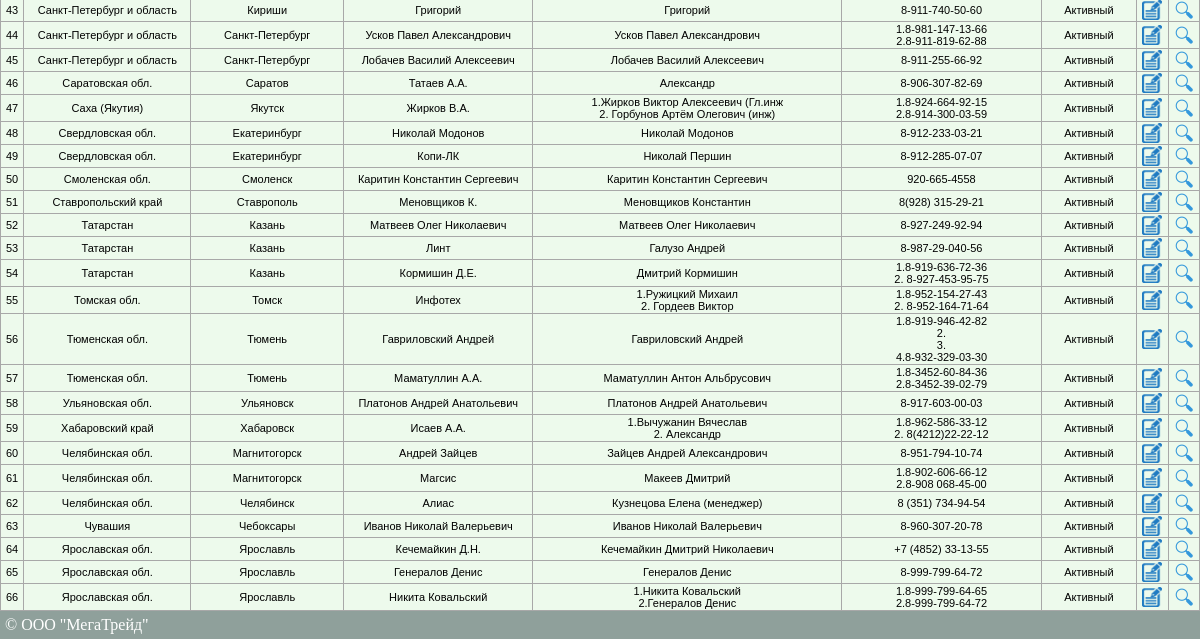
The app's page /showcontractor.php (signed in, lower part), older data.
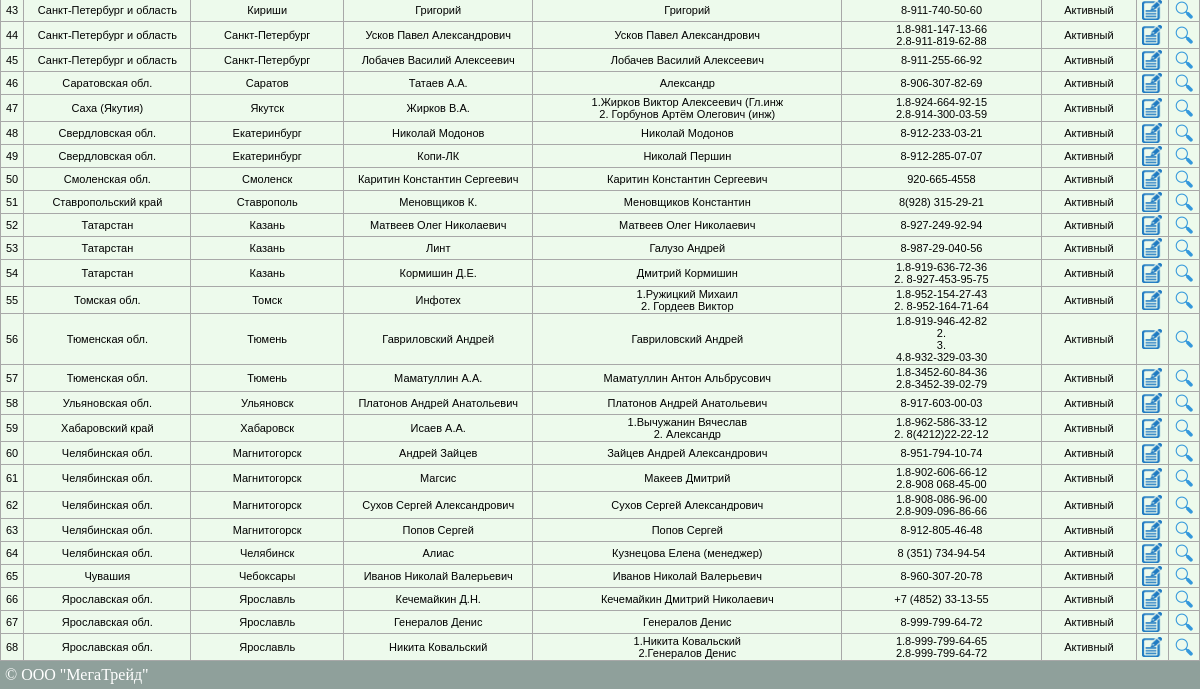
The same page, newer data.
### tables this page shows
CREATE TABLE `contractor` (
  `id_contractor` int(11) NOT NULL AUTO_INCREMENT,
  `country_id` int(6) NOT NULL,
  `region_id` int(6) NOT NULL,
  `city_id` int(6) NOT NULL,
  `org_name` varchar(80) NOT NULL,
  `status` tinyint(1) NOT NULL,
  `dogovor` varchar(60) NOT NULL,
  `method_payment` int(1) NOT NULL,
  `card_number` varchar(18) NOT NULL,
  `anketa` varchar(5) NOT NULL,
  `ownership` varchar(6) NOT NULL,
  `system_no` varchar(7) NOT NULL,
  `contact_name` varchar(250) NOT NULL,
  `passport` text NOT NULL,
  `mobile` varchar(200) NOT NULL,
  `phone` varchar(200) NOT NULL,
  `email` varchar(100) NOT NULL,
  `web` varchar(100) NOT NULL,
  `comment` text NOT NULL,
  PRIMARY KEY (`id_contractor`)
);

CREATE TABLE `region` (
  `region_id` int(10) unsigned NOT NULL AUTO_INCREMENT,
  `country_id` int(10) unsigned NOT NULL DEFAULT '0',
  `city_id` int(10) unsigned NOT NULL DEFAULT '0',
  `name` varchar(64) NOT NULL DEFAULT '',
  PRIMARY KEY (`region_id`),
  KEY `country_id` (`country_id`),
  KEY `city_id` (`city_id`)
);

CREATE TABLE `city` (
  `city_id` int(11) unsigned NOT NULL AUTO_INCREMENT,
  `country_id` int(11) unsigned NOT NULL DEFAULT '0',
  `region_id` int(10) unsigned NOT NULL DEFAULT '0',
  `name` varchar(128) NOT NULL DEFAULT '',
  PRIMARY KEY (`city_id`),
  KEY `country_id` (`country_id`),
  KEY `region_id` (`region_id`)
);

### func/db.php (called while the page is built, shortened)
<?php
function Show_Contractor($connection, $var)
{
	$search = "SELECT *  FROM contractor $var ORDER BY country_id, region_id, city_id, status ASC";
    $result = $connection->query ($search);
    $rows = $result->num_rows;
    if (!$rows) return false;
    else
    {
        $array = array ();
        for ($i=0; $i<$rows; $i++)
        {
            $result->data_seek ($i);
            $row =$result->fetch_array (MYSQLI_ASSOC);
            $array["$i"] = $row;
        }
    }
    return $array;
}
function Get_Geo($connection, $id, $geo_table, $geo_row)
{
	$get_geo = "SELECT name FROM $geo_table WHERE $geo_row='$id'";
    $result = $connection->query ($get_geo);
    if ($result)
    {
        $rows = $result->fetch_array (MYSQLI_ASSOC);
    }
    if ($rows) return $rows;
    else return 0;
}
?>

### func/arrays.php (called while the page is built, shortened)
<?php
$statusedit = array("Неактивный", "Активный", "Любой");
?>

### showcontractor.php (the view, shortened to what this page needs)
<?php
require '/connection/config.php';
if(isset($_SESSION['userlevel']) AND $_SESSION['userlevel']<4)
{
require_once '/blocks/header.php';
require '/func/arrays.php';
$geo_table = array("country", "region", "city", "3");
$geo_row = array("country_id", "region_id", "city_id", "3");
$condition = "WHERE status = '1'";
$contrs = Show_Contractor($link, $condition);
?>
<!DOCTYPE html>
<html lang="ru">
<head>
</head>
<body>
	<div class="showcustomer">
					<table border="1" cellspacing="0">
			<?php if($contrs){
				foreach($contrs as $i => $contr) {
				?>
					<tr class="reg_text_show_tickets">
						<td align="center"><?=$i + 1?></td>
						<?php $geo = Get_Geo($link, $contr['region_id'], $geo_table[1],  $geo_row[1]);?>
						<td align="center"><?= $geo['name'] ?></td>
						<?php $geo = Get_Geo($link, $contr['city_id'], $geo_table[2],  $geo_row[2]);?>
						<td align="center"><?= $geo['name'] ?></td>
						<td align="center"><?=$contr['org_name']?></td>
						<td align="center">
						<?php
							$contact_name_exp = explode(";", $contr['contact_name']);
							$count_contact_name = count($contact_name_exp);
							if($count_contact_name<2){
								echo $contact_name_exp[0];
							}
							else {
							for($i = 0; $i < $count_contact_name; $i++)
						{?>
							<?=($i+1).".".$contact_name_exp[$i]."<br>"?>
							<?php }}?>
						</td>
						<td align="center">
						<?php
							$mobile_exp = explode(";", $contr['mobile']);
							$count_mobile = count($mobile_exp);
							if($count_mobile<2){
								echo $mobile_exp[0];
							}
							else {
							for($i = 0; $i < $count_mobile; $i++){?>
						<?=($i+1).".".$mobile_exp[$i]."<br>"?>
							<?php }}?>
						</td>
						<td><?=$statusedit[$contr['status']];?></td>
						<?php
							if($_SESSION['userlevel'] < 3) { ?>
							<td align="center"><a href='/editcontr.php?edit=<?= $contr['id_contractor'] ?>' title = 'Изменить'><img src='/images/edit.png' width='20' height='20'></a></td>
						<?php	} ?>
						<td align="center"><a href='/lookcontr.php?look=<?= $contr['id_contractor'] ?>' title = 'Посмотреть'><img src='/images/lupa.png' width='20' height='20'></a></td>
					</tr>
			<?php }	}else { ?>
				<tr>
					<td colspan="8" align="center" class="date">Не добавлено ни одного подрядчика</td>
 				</tr>
			<?php } ?>
				</table>
	</div>
<div id="footer">&copy; ООО "МегаТрейд"</div>
</body>
</html>
<?php
	}
	else
	{
		header('Location: /');
}
?>

Row changes from the older to the newer data that the page shows:
added contractor: region.name "Челябинская обл.", city.name "Магнитогорск", org_name "Сухов Сергей Александрович", contact_name "Сухов Сергей Александрович", mobile "8-908-086-96-00", mobile "8-909-096-86-66", status "Активный"
added contractor: region.name "Челябинская обл.", city.name "Магнитогорск", org_name "Попов Сергей", contact_name "Попов Сергей", mobile "8-912-805-46-48", status "Активный"
